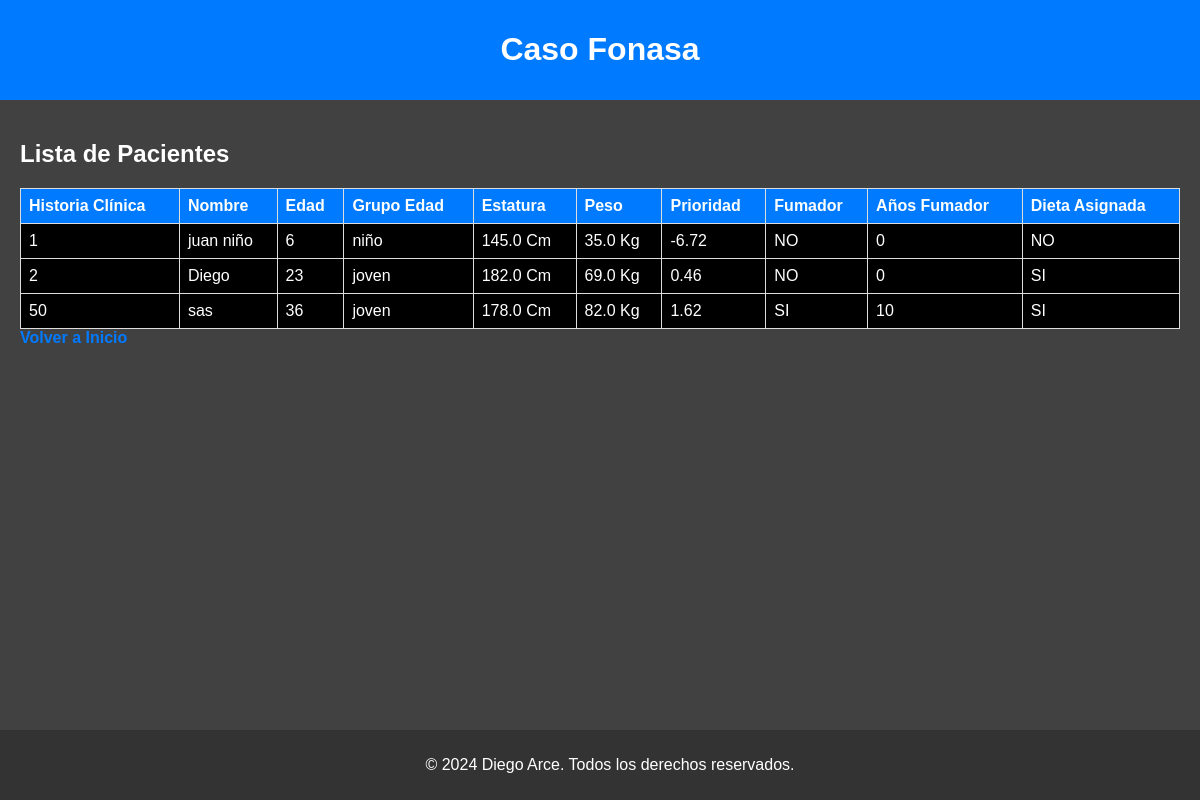
The app's page /fonasa/home/lista_pacientes/ with its own data.
### app/models.py (models this page shows, shortened)
class Paciente(models.Model):
    ESTADO_CHOICES = [
        ('sala_espera', 'Sala de Espera'),
        ('pendiente', 'Pendiente'),
        ('pendiente_atendido','Pendiente Atendido')
    ]
    estado = models.CharField(max_length=20, choices=ESTADO_CHOICES, default='sala_espera')
    historia_clinica = models.IntegerField(primary_key=True)
    nombre = models.CharField(max_length=255)
    edad = models.IntegerField()
    peso = models.FloatField(null=True, blank=True)
    estatura = models.FloatField(null=True, blank=True)
    fumador = models.BooleanField(default=False)
    anos_fumador = models.IntegerField(default=0)
    dieta_asignada = models.BooleanField(default=False)
    prioridad = models.FloatField(null=True, blank=True)
    grupo_edad = models.CharField(max_length=10, blank=True)

### app/views.py (the view)
# urls.py: path('lista_pacientes/', lista_pacientes, name='lista_pacientes'),
def lista_pacientes(request):
    pacientes = Paciente.objects.all()
    return render(request, 'fonasa_app/lista_paciente.html', {'pacientes': pacientes})

### app/templates/fonasa_app/lista_paciente.html (shortened to what this page needs)
{% extends 'index.html' %}
{% block content %}
<div>
    <h2>Lista de Pacientes</h2>
    {% if pacientes %}
        <table>
            <thead>
                <tr>
                    <th>Historia Clínica</th>
                    <th>Nombre</th>
                    <th>Edad</th>
                    <th>Grupo Edad</th>
                    <th>Estatura</th>
                    <th>Peso</th>
                    <th>Prioridad</th>
                    <th>Fumador</th>
                    <th>Años Fumador</th>
                    <th>Dieta Asignada</th>
                </tr>
            </thead>
            <tbody>
                {% for paciente in pacientes %}
                    <tr>
                        <td>{{ paciente.historia_clinica }}</td>
                        <td>{{ paciente.nombre }}</td>
                        <td>{{ paciente.edad }}</td>
                        <td>{{ paciente.grupo_edad }}</td>
                        <td>{{ paciente.estatura }} Cm</td>
                        <td>{{ paciente.peso}} Kg</td>
                        <td>{{ paciente.prioridad }}</td>
                        <td>{% if paciente.fumador %}SI{% else %}NO{% endif %}</td>
                        <td>{{ paciente.anos_fumador }}</td>
                        <td>{% if paciente.dieta_asignada %}SI{% else %}NO{% endif %}</td>
                    </tr>
                {% endfor %}
            </tbody>
        </table>
    {% else %}
        <p>No hay pacientes registrados.</p>
    {% endif %}
    <a href="{% url 'home' %}">Volver a Inicio</a>
</div>
{% endblock %}

### app/templates/index.html (style rules this page uses)
body { font-family: 'Arial', sans-serif; background-color: #414141; color: #ffffff; margin: 0; padding: 0; }
a { text-decoration: none; color: #007BFF; font-weight: bold; margin-right: 10px; }

### app/templates/fonasa_app/lista_paciente.html (style rules this page uses)
table { border-collapse: collapse; width: 100%; margin-top: 20px; }
th, td { border: 1px solid #ddd; padding: 8px; text-align: left; background-color: #000000; }
th { background-color: #007BFF; color: white; }

### records on screen
Paciente: historia_clinica "1", nombre "juan niño", edad "6", grupo_edad "niño", estatura "145.0", peso "35.0", prioridad "-6.72", fumador "NO", anos_fumador "0", dieta_asignada "NO"
Paciente: historia_clinica "2", nombre "Diego", edad "23", grupo_edad "joven", estatura "182.0", peso "69.0", prioridad "0.46", fumador "NO", anos_fumador "0", dieta_asignada "SI"
Paciente: historia_clinica "50", nombre "sas", edad "36", grupo_edad "joven", estatura "178.0", peso "82.0", prioridad "1.62", fumador "SI", anos_fumador "10", dieta_asignada "SI"
